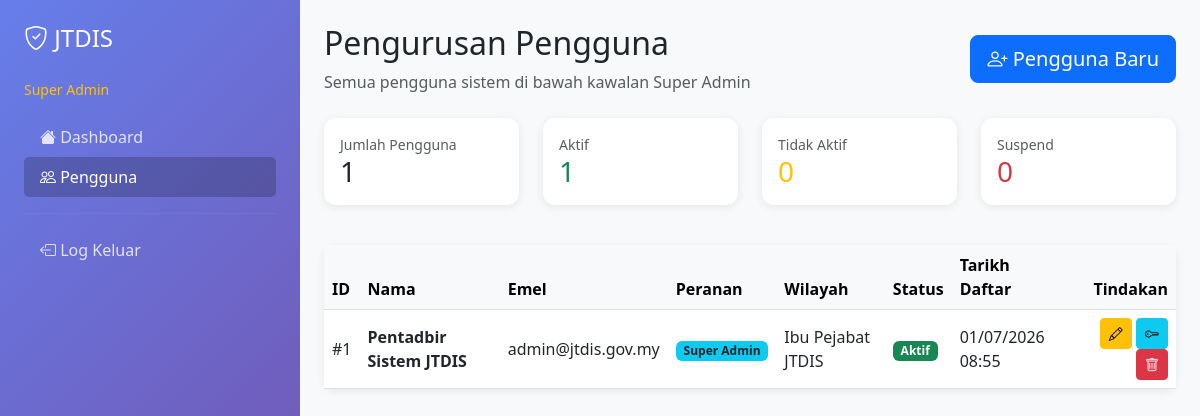
The app's page /pages/superadmin/pengguna/index.php (signed in) with its own data.
### tables this page shows
CREATE TABLE `pengguna` (
  `pengguna_id` int(11) NOT NULL,
  `nama_penuh` varchar(150) NOT NULL,
  `emel` varchar(150) NOT NULL,
  `kata_laluan_hash` varchar(255) NOT NULL,
  `peranan_id` int(11) NOT NULL,
  `wilayah_id` int(11) DEFAULT NULL,
  `daerah_id` int(11) DEFAULT NULL,
  `agensi_id` int(11) DEFAULT NULL,
  `status_pengguna_id` tinyint(4) NOT NULL DEFAULT 1,
  `tarikh_daftar` datetime NOT NULL DEFAULT current_timestamp(),
  `tarikh_kemaskini` datetime DEFAULT NULL ON UPDATE current_timestamp()
);

CREATE TABLE `peranan` (
  `peranan_id` int(11) NOT NULL,
  `nama_peranan` varchar(50) NOT NULL,
  `tahap_hierarki` tinyint(4) NOT NULL,
  `keterangan` text DEFAULT NULL
);

CREATE TABLE `wilayah` (
  `wilayah_id` int(11) NOT NULL,
  `nama_wilayah` varchar(100) NOT NULL,
  `jenis` enum('ibu_pejabat','wilayah') NOT NULL,
  `kod_wilayah` varchar(20) DEFAULT NULL
);

CREATE TABLE `status_pengguna` (
  `status_pengguna_id` tinyint(4) NOT NULL,
  `status` varchar(20) NOT NULL
);

### includes/functions.php (called while the page is built, shortened)
<?php
function escapeOutput($text) {
    return htmlspecialchars($text, ENT_QUOTES, 'UTF-8');
}
function formatDateTime($datetime) {
    $date = new DateTime($datetime);
    return $date->format('d/m/Y H:i');
}
?>

### pages/superadmin/pengguna/index.php (the view, shortened to what this page needs)
<?php
require_once '../../../includes/functions.php';
$stats_query = "SELECT
    COUNT(*) AS total_pengguna,
    SUM(CASE WHEN status_pengguna_id = 1 THEN 1 ELSE 0 END) AS aktif,
    SUM(CASE WHEN status_pengguna_id = 2 THEN 1 ELSE 0 END) AS tidak_aktif,
    SUM(CASE WHEN status_pengguna_id = 3 THEN 1 ELSE 0 END) AS suspend
    FROM pengguna";
$stats_result = mysqli_query($conn, $stats_query);
$stats = mysqli_fetch_assoc($stats_result);
$query = "SELECT p.*, r.nama_peranan, s.status, w.nama_wilayah, d.nama_daerah, a.nama_agensi
          FROM pengguna p
          JOIN peranan r ON p.peranan_id = r.peranan_id
          JOIN status_pengguna s ON p.status_pengguna_id = s.status_pengguna_id
          LEFT JOIN wilayah w ON p.wilayah_id = w.wilayah_id
          LEFT JOIN daerah d ON p.daerah_id = d.daerah_id
          LEFT JOIN agensi a ON p.agensi_id = a.agensi_id
          ORDER BY p.tarikh_daftar DESC";
$result = mysqli_query($conn, $query);
$users = $result ? mysqli_fetch_all($result, MYSQLI_ASSOC) : [];
$statusClass = function ($statusId) {
    return match ((int) $statusId) {
        1 => 'bg-success',
        2 => 'bg-warning text-dark',
        3 => 'bg-danger',
        default => 'bg-secondary'
    };
};
?>
<!DOCTYPE html>
<html lang="ms">
<head>
    <link href="https://cdn.jsdelivr.net/npm/bootstrap@5.3.0/dist/css/bootstrap.min.css" rel="stylesheet">
    <link rel="stylesheet" href="https://cdn.jsdelivr.net/npm/bootstrap-icons@1.10.0/font/bootstrap-icons.css">
</head>
<body>
<div class="container-fluid">
    <div class="row">
        <div class="col-md-3 sidebar p-4">
            <h4 class="mb-4"><i class="bi bi-shield-check"></i> JTDIS</h4>
            <p class="text-warning mb-3"><small>Super Admin</small></p>
            <nav class="nav flex-column">
                <a class="nav-link" href="../dashboard.php"><i class="bi bi-house-fill"></i> Dashboard</a>
                <a class="nav-link active" href="index.php"><i class="bi bi-people"></i> Pengguna</a>
                <hr style="border-color: rgba(255,255,255,0.2);">
                <a class="nav-link" href="../../logout.php"><i class="bi bi-box-arrow-left"></i> Log Keluar</a>
            </nav>
        </div>
        <div class="col-md-9 p-4">
            <div class="d-flex justify-content-between align-items-center mb-4">
                <div>
                    <h2>Pengurusan Pengguna</h2>
                    <p class="text-muted mb-0">Semua pengguna sistem di bawah kawalan Super Admin</p>
                </div>
                <a href="tambah.php" class="btn btn-primary btn-lg"><i class="bi bi-person-plus"></i> Pengguna Baru</a>
            </div>
            <div class="row mb-4">
                <div class="col-md-3 mb-3">
                    <div class="card p-3">
                        <small class="text-muted">Jumlah Pengguna</small>
                        <h3 class="mb-0"><?php echo (int) ($stats['total_pengguna'] ?? 0); ?></h3>
                    </div>
                </div>
                <div class="col-md-3 mb-3">
                    <div class="card p-3">
                        <small class="text-muted">Aktif</small>
                        <h3 class="mb-0 text-success"><?php echo (int) ($stats['aktif'] ?? 0); ?></h3>
                    </div>
                </div>
                <div class="col-md-3 mb-3">
                    <div class="card p-3">
                        <small class="text-muted">Tidak Aktif</small>
                        <h3 class="mb-0 text-warning"><?php echo (int) ($stats['tidak_aktif'] ?? 0); ?></h3>
                    </div>
                </div>
                <div class="col-md-3 mb-3">
                    <div class="card p-3">
                        <small class="text-muted">Suspend</small>
                        <h3 class="mb-0 text-danger"><?php echo (int) ($stats['suspend'] ?? 0); ?></h3>
                    </div>
                </div>
            </div>
            <div class="card">
                <div class="table-responsive">
                    <table class="table table-hover mb-0 align-middle">
                        <thead class="table-light">
                        <tr>
                            <th>ID</th>
                            <th>Nama</th>
                            <th>Emel</th>
                            <th>Peranan</th>
                            <th>Wilayah</th>
                            <th>Status</th>
                            <th>Tarikh Daftar</th>
                            <th class="text-end">Tindakan</th>
                        </tr>
                        </thead>
                        <tbody>
                        <?php if (!empty($users)): ?>
                            <?php foreach ($users as $row): ?>
                                <tr>
                                    <td>#<?php echo (int) $row['pengguna_id']; ?></td>
                                    <td><strong><?php echo escapeOutput($row['nama_penuh']); ?></strong></td>
                                    <td><?php echo escapeOutput($row['emel']); ?></td>
                                    <td><span class="badge bg-info text-dark"><?php echo escapeOutput($row['nama_peranan']); ?></span></td>
                                    <td><?php echo escapeOutput($row['nama_wilayah'] ?? '-'); ?></td>
                                    <td><span class="badge <?php echo $statusClass($row['status_pengguna_id']); ?>"><?php echo escapeOutput($row['status']); ?></span></td>
                                    <td><?php echo formatDateTime($row['tarikh_daftar']); ?></td>
                                    <td class="text-end">
                                        <a href="edit.php?id=<?php echo (int) $row['pengguna_id']; ?>" class="btn btn-sm btn-warning"><i class="bi bi-pencil"></i></a>
                                        <a href="reset_password.php?id=<?php echo (int) $row['pengguna_id']; ?>" class="btn btn-sm btn-info"><i class="bi bi-key"></i></a>
                                        <a href="hapus.php?id=<?php echo (int) $row['pengguna_id']; ?>" class="btn btn-sm btn-danger" onclick="return confirm('Pasti untuk hapus pengguna ini?');"><i class="bi bi-trash"></i></a>
                                    </td>
                                </tr>
                            <?php endforeach; ?>
                        <?php else: ?>
                            <tr><td colspan="8" class="text-center text-muted py-4">Tiada pengguna dijumpai.</td></tr>
                        <?php endif; ?>
                        </tbody>
                    </table>
                </div>
            </div>
        </div>
    </div>
</div>
</body>
</html>

### pages/superadmin/pengguna/index.php (style rules this page uses)
body { background-color: #f8f9fa; }
.sidebar { background: linear-gradient(135deg, #667eea 0%, #764ba2 100%); min-height: 100vh; color: white; }
.nav-link { color: rgba(255,255,255,0.8); }
.nav-link:hover, .nav-link.active { color: white; background: rgba(0,0,0,0.2); border-radius: 5px; }
.card { border: none; border-radius: 12px; box-shadow: 0 2px 10px rgba(0,0,0,0.08); }

### records on screen
pengguna: pengguna_id "1", nama_penuh "Pentadbir Sistem JTDIS", emel "admin@jtdis.gov.my", peranan.nama_peranan "Super Admin", wilayah.nama_wilayah "Ibu Pejabat JTDIS", status_pengguna.status "Aktif", tarikh_daftar "01/07/2026 08:55"

### other values on screen
$stats['total_pengguna'] "1"
$stats['aktif'] "1"
$stats['tidak_aktif'] "0"
$stats['suspend'] "0"
